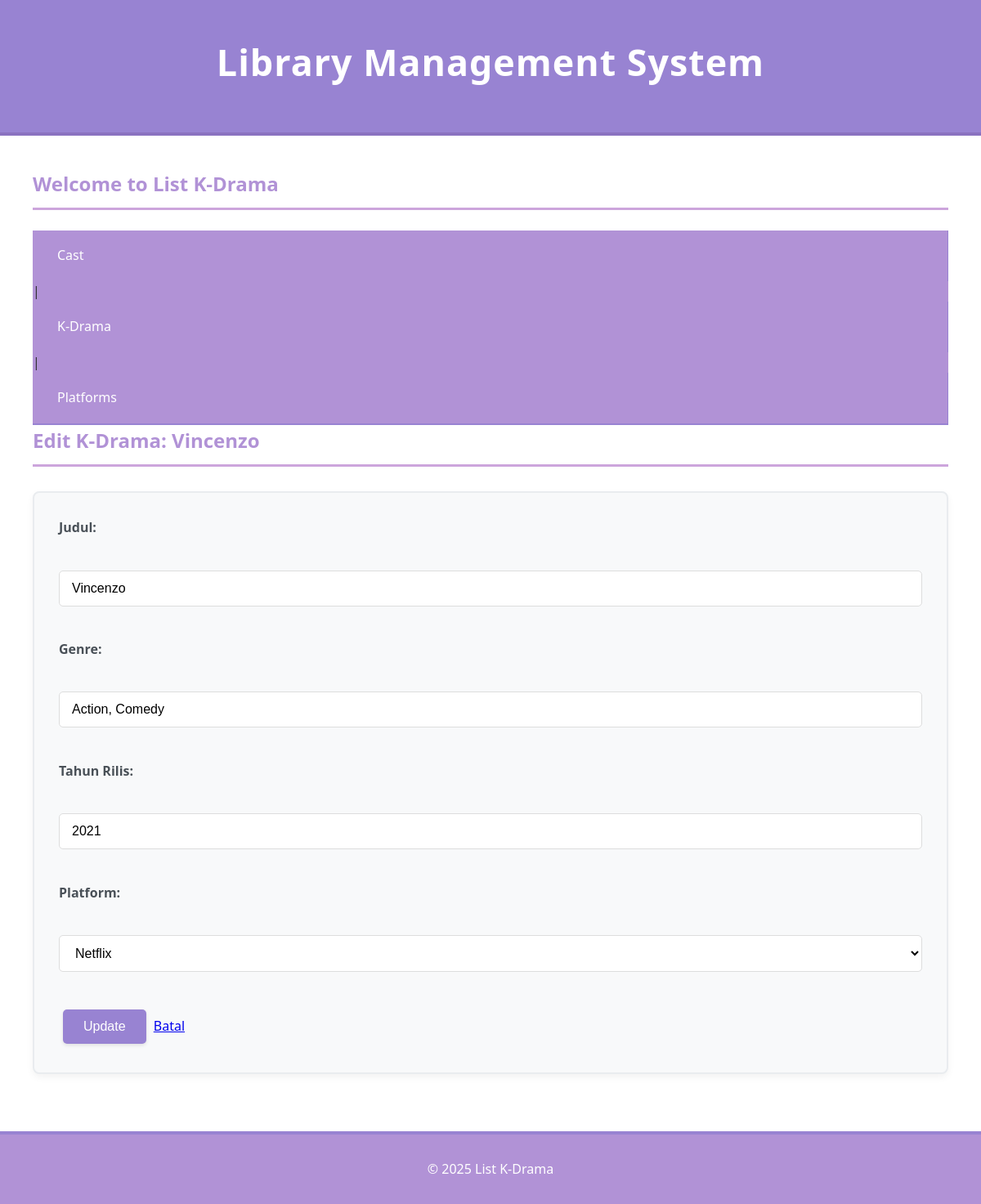
Page /?page=edit_kdrama&id=2 on the committed database.
### tables this page shows
CREATE TABLE `kdrama` (
  `id` int(11) NOT NULL,
  `judul` varchar(255) NOT NULL,
  `genre` varchar(100) DEFAULT NULL,
  `tahun_liris` year(4) DEFAULT NULL,
  `id_platforms` int(11) DEFAULT NULL
);

CREATE TABLE `platforms` (
  `id` int(11) NOT NULL,
  `nama` varchar(100) NOT NULL,
  `negara_asal` varchar(50) DEFAULT NULL
);

### config/db.php (called while the page is built, shortened)
<?php
class Database {
    private $host = "localhost";
    private $username = "root";
    private $password = "";
    private $dbname = "db_kdrama";
    public function __construct() {
        try {
            $this->conn = new PDO("mysql:host=$this->host;dbname=$this->dbname", $this->username, $this->password);
        } catch (PDOException $e) {
            echo "Connection failed: " . $e->getMessage();
        }
    }
}
?>

### class/Kdramas.php (called while the page is built, shortened)
<?php
require_once __DIR__ . '/../config/db.php';
class Kdramas {
    private $conn;
    public function __construct() {
        $database = new Database();
        $this->conn = $database->conn;
    }
    public function getById($id) {
        $stmt = $this->conn->prepare("SELECT * FROM kdrama WHERE id = :id");
        $stmt->execute([':id' => $id]);
        return $stmt->fetch(PDO::FETCH_ASSOC);
    }
}
?>

### class/Platforms.php (called while the page is built, shortened)
<?php
require_once __DIR__ . '/../config/db.php';
class Platforms {
    private $conn;
    public function __construct() {
        $database = new Database();
        $this->conn = $database->conn;
    }
    public function getAll() {
        $stmt = $this->conn->prepare("SELECT * FROM platforms");
        $stmt->execute();
        return $stmt->fetchAll(PDO::FETCH_ASSOC);
    }
}
?>

### view/edit_kdrama.php (the view, shortened to what this page needs)
<?php
require_once __DIR__ . '/../class/Kdramas.php';
require_once __DIR__ . '/../class/Platforms.php';
$kdramaManager = new Kdramas();
$platformManager = new Platforms();
$platforms = $platformManager->getAll();
$id = $_GET['id'] ?? null;
$data = $kdramaManager->getById((int)$id);
?>
<h2>Edit K-Drama: <?= htmlspecialchars($data['judul']) ?></h2>
<form method="POST">
    <label>Judul:</label><br>
    <input type="text" name="judul" value="<?= htmlspecialchars($data['judul']) ?>" required><br><br>
    <label>Genre:</label><br>
    <input type="text" name="genre" value="<?= htmlspecialchars($data['genre']) ?>" required><br><br>
    <label>Tahun Rilis:</label><br>
    <input type="number" name="tahun_liris" min="1950" max="<?= date('Y') + 1 ?>" value="<?= htmlspecialchars($data['tahun_liris']) ?>" required><br><br>
    <label>Platform:</label><br>
    <select name="id_platforms">
        <?php foreach ($platforms as $platform): ?>
            <option value="<?= (int)$platform['id'] ?>"
                <?= ((int)$platform['id'] === (int)($data['id_platforms'] ?? 0)) ? 'selected' : '' ?>>
                <?= htmlspecialchars($platform['nama']) ?>
            </option>
        <?php endforeach; ?>
    </select><br><br>
    <button type="submit">Update</button>
    <a href="?page=kdramas">Batal</a>
</form>

### style.css (style rules this page uses)
* { margin: 0; padding: 0; box-sizing: border-box; }
body { font-family: 'Segoe UI', Tahoma, Geneva, Verdana, sans-serif; background-color: #faf7fd; color: #333; line-height: 1.6; min-height: 100vh; }
h2, h3 { color: #B192D6; margin-bottom: 25px; font-weight: 600; border-bottom: 3px solid #CCA5DC; padding-bottom: 10px; }
form { background-color: #f8f9fa; padding: 30px; margin: 30px 0; border: 2px solid #e9ecef; border-radius: 8px; box-shadow: 0 4px 10px rgba(0, 0, 0, 0.05); }
input, select, textarea { width: 100%; padding: 12px 15px; margin: 8px 0 15px 0; border: 1px solid #ddd; border-radius: 5px; font-size: 16px; transition: border-color 0.3s ease, box-shadow 0.3s ease; background-color: white; }
label { font-weight: 600; color: #495057; margin-bottom: 5px; display: block; }
button, .btn { background-color: #9883D2; color: white; padding: 12px 25px; border: none; border-radius: 5px; cursor: pointer; font-size: 16px; font-weight: 500; transition: all 0.3s ease; text-decoration: none; display: inline-block; margin: 5px; box-shadow: 0 2px 4px rgba(0, 0, 0, 0.1); }

### rows in the picture
kdrama: judul "Vincenzo", genre "Action, Comedy", tahun_liris "2021", id_platforms "Netflix"
